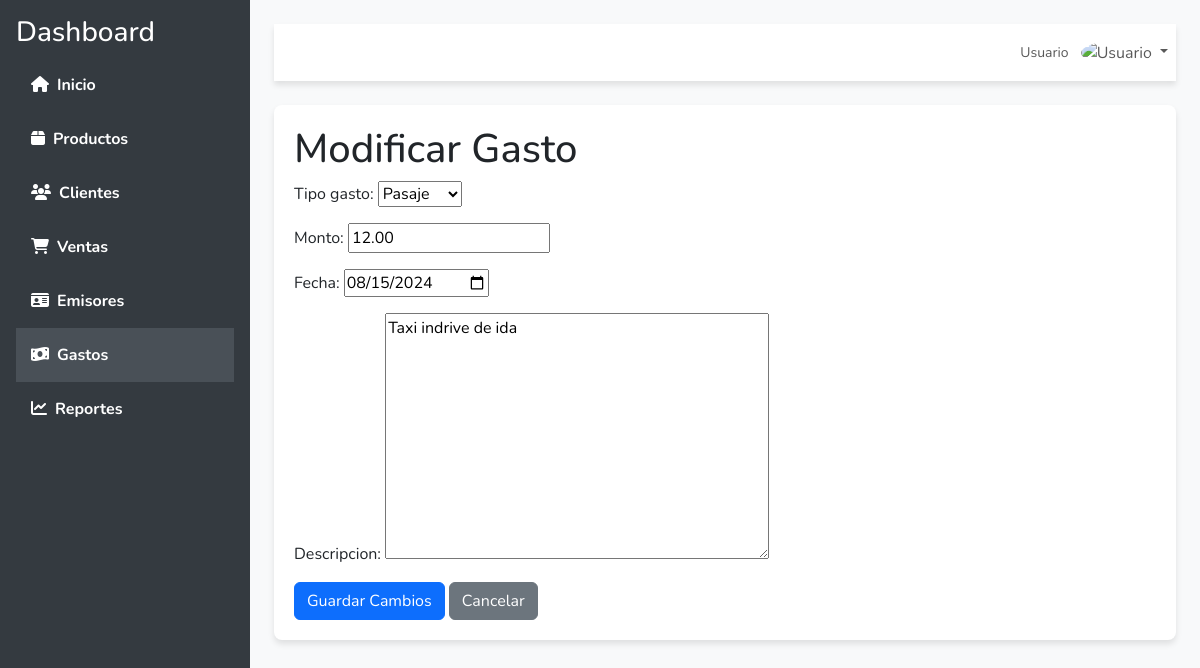
/modificar_gasto/6/, run on the app's committed database.
### myapp/models.py (models this page shows, shortened)
class Gasto(models.Model):
    TIPO_GASTO = [
        ('Pasaje', 'Pasaje'),
        ('Comida', 'Comida'),
        ('Otros', 'Otros'),
    ]
    tipo_gasto = models.CharField(max_length=50, choices=TIPO_GASTO)
    monto = models.DecimalField(max_digits=10, decimal_places=2)
    fecha = models.DateField()
    descripcion = models.TextField()
    eliminado = models.BooleanField(default=False)  # Nuevo campo para eliminación lógica

### myapp/views.py (the view)
# urls.py: path('modificar_gasto/<int:id>/', modificar_gasto, name='modificar_gasto'),
def modificar_gasto(request, id):
    gasto = get_object_or_404(Gasto, id=id)
    if request.method == 'POST':
        form = GastoForm(request.POST, instance=gasto)
        if form.is_valid():
            form.save()
            messages.success(request, 'Gasto modificado correctamente.')
            return redirect('ver_gastos')
    else:
        form = GastoForm(instance=gasto)
    return render(request, 'modificar_gasto.html', {'form': form})

### myapp/forms.py
class GastoForm(forms.ModelForm):
    class Meta:
        model = Gasto
        fields = ['tipo_gasto', 'monto', 'fecha', 'descripcion']
        widgets = {
            'fecha': forms.DateInput(attrs={'type': 'date'}),
        }

### myapp/templates/modificar_gasto.html (shortened to what this page needs)
<!DOCTYPE html>
<html lang="es">
<head>
    <link href="https://cdn.jsdelivr.net/npm/bootstrap@5.3.0/dist/css/bootstrap.min.css" rel="stylesheet">
    <link href="https://cdnjs.cloudflare.com/ajax/libs/font-awesome/6.4.0/css/all.min.css" rel="stylesheet">
    <link href="https://cdn.datatables.net/1.13.4/css/jquery.dataTables.min.css" rel="stylesheet">
  <link href="https://cdnjs.cloudflare.com/ajax/libs/toastr.js/2.1.4/toastr.min.css" rel="stylesheet" />
</head>
<body>
    <div id="wrapper">
        <nav id="sidebar" class="d-flex flex-column p-3">
            <h3 class="text-white">Dashboard</h3>
            <ul class="nav flex-column">
                <li class="nav-item">
                    <a href="{% url 'home' %}" class="nav-link sidebar-link"><i class="fas fa-home me-2"></i>Inicio</a>
                </li>
                <li class="nav-item">
                    <a href="{% url 'ver_productos' %}" class="nav-link sidebar-link"><i class="fas fa-box me-2"></i>Productos</a>
                </li>
                <li class="nav-item">
                    <a href="{% url 'ver_clientes' %}" class="nav-link sidebar-link"><i class="fas fa-users me-2"></i>Clientes</a>
                </li>
                <li class="nav-item">
                    <a href="{% url 'ver_ventas' %}" class="nav-link sidebar-link"><i class="fas fa-shopping-cart me-2"></i>Ventas</a>
                </li>
                <li class="nav-item">
                    <a href="{% url 'listar_emisores' %}" class="nav-link sidebar-link"><i class="fas fa-id-card me-2"></i>Emisores</a>
                </li>
                <li class="nav-item">
                    <a href="{% url 'ver_gastos' %}" class="nav-link sidebar-link active"><i class="fas fa-money-bill-wave me-2"></i>Gastos</a>
                </li>
                <li class="nav-item">
                    <a href="{% url 'ver_reportes' %}" class="nav-link sidebar-link"><i class="fas fa-chart-line me-2"></i>Reportes</a>
                </li>
            </ul>
        </nav>
        <div id="content-wrapper" class="w-100 p-4">
            <nav class="navbar navbar-expand-lg navbar-light shadow-custom mb-4">
                <ul class="navbar-nav ms-auto">
                    <li class="nav-item dropdown">
                        <a class="nav-link dropdown-toggle" href="#" id="userDropdown" role="button" data-bs-toggle="dropdown">
                            <span class="d-none d-lg-inline text-gray-600 small">Usuario</span>
                            <img class="img-profile rounded-circle ms-2" src="https://cdn-icons-png.flaticon.com/512/764/764865.png" alt="Usuario" width="30">
                        </a>
                    </li>
                </ul>
            </nav>
        <div class="container mt-4">
            <h1>Modificar Gasto</h1>
            <form method="post">
                {{ form.as_p }}
                <button type="submit" class="btn btn-primary">Guardar Cambios</button>
                <a href="{% url 'ver_gastos' %}" class="btn btn-secondary">Cancelar</a>
            </form>
        </div>
        </div>
    </div>
</body>
</html>

### myapp/templates/modificar_gasto.html (style rules this page uses)
body { background-color: #f8f9fa; font-family: 'Nunito', sans-serif; }
#wrapper { display: flex; height: 100vh; }
#sidebar { background-color: #343a40; min-width: 250px; height: 100vh; position: fixed; top: 0; left: 0; transition: transform 0.3s ease; z-index: 1000; }
#sidebar .sidebar-link { color: #ffffff; font-weight: bold; padding: 15px; display: block; text-decoration: none; }
#sidebar .active { background-color: #495057; }
#content-wrapper { margin-left: 250px; width: calc(100% - 250px); transition: margin-left 0.3s ease; }
.navbar { background-color: #ffffff; z-index: 1001; }
.shadow-custom { box-shadow: 0 4px 6px rgba(0, 0, 0, 0.1); }
.container { background-color: #ffffff; border-radius: 8px; padding: 20px; box-shadow: 0 4px 6px rgba(0, 0, 0, 0.1); }

### data on the page
Gasto: tipo_gasto "Pasaje", monto "12.00", fecha "08/15/2024", descripcion "Taxi indrive de ida"
